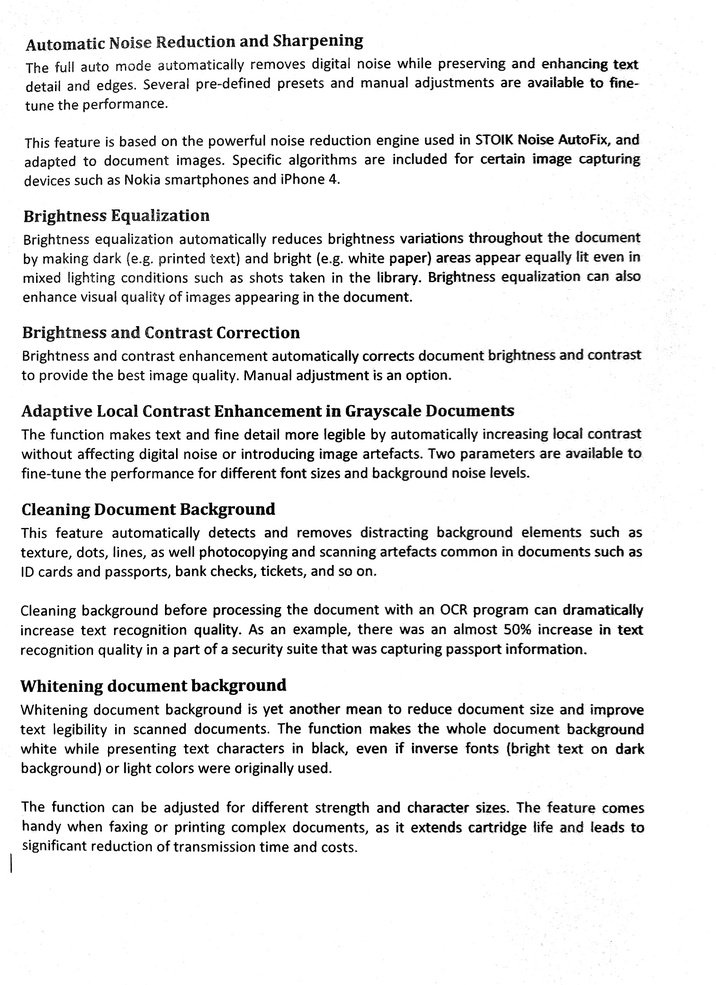
#> input picture data/test.jpg, 716 x 985 px, shrunk from 1822 x 2507 before the run, found by its file name
$ python doc_extractor.py   (older library calls are emulated)
#> lines starting #> are read from the running program, lines starting #| are printed output that depends on the picture; after the words box and inside, x2 and y2 are one past the last pixel; in counts of white or black regions, pixels touching at a corner belong together
### src/binarizer.py
import os
import cv2
import numpy as np

def otsu_binarize(image):
    _, output_image = cv2.threshold(image, 0, 255, cv2.THRESH_BINARY + cv2.THRESH_OTSU)
    return output_image

# [9 lines left out: functions erode, preprocess, not called in this run]

def process(image):
    return otsu_binarize(image)

# [6 lines left out: function main, not called in this run]

# [2 lines that do not run on import are left out]

### src/doc_extractor.py
import os
import cv2
import numpy as np
import binarizer
import imutils

def extract_external_contour(image):
    contours = cv2.findContours(image, cv2.RETR_EXTERNAL, cv2.CHAIN_APPROX_NONE)
    contours = contours[0] if imutils.is_cv2() else contours[1]
    return max(contours, key=cv2.contourArea)

def contour_bounding_box(c):
    left = tuple(c[c[:, :, 0].argmin()][0])
    top = tuple(c[c[:, :, 1].argmin()][0])
    right = tuple(c[c[:, :, 0].argmax()][0])
    bottom = tuple(c[c[:, :, 1].argmax()][0])
    return left, top, right, bottom

def mask_image(image, contour):
    left, top, right, bottom = contour_bounding_box(contour)
    min_x, min_y = left[0], top[1]
    max_x, max_y = right[0], bottom[1]
    return image[min_y:max_y, min_x:max_x]

def process(image):
    text_contour = extract_external_contour(image)
    text_image = mask_image(image, text_contour)
    return text_image

def _show_image(image):
    cv2.imshow('image', image)
    cv2.waitKey(0)
    cv2.destroyAllWindows()

def main():
    input_image = cv2.imread('./data/test.jpg', cv2.IMREAD_GRAYSCALE)
#> input_image is the input picture: shape (985, 716); min 0, max 255, mean 233.2
    input_image = cv2.medianBlur(input_image, 3)
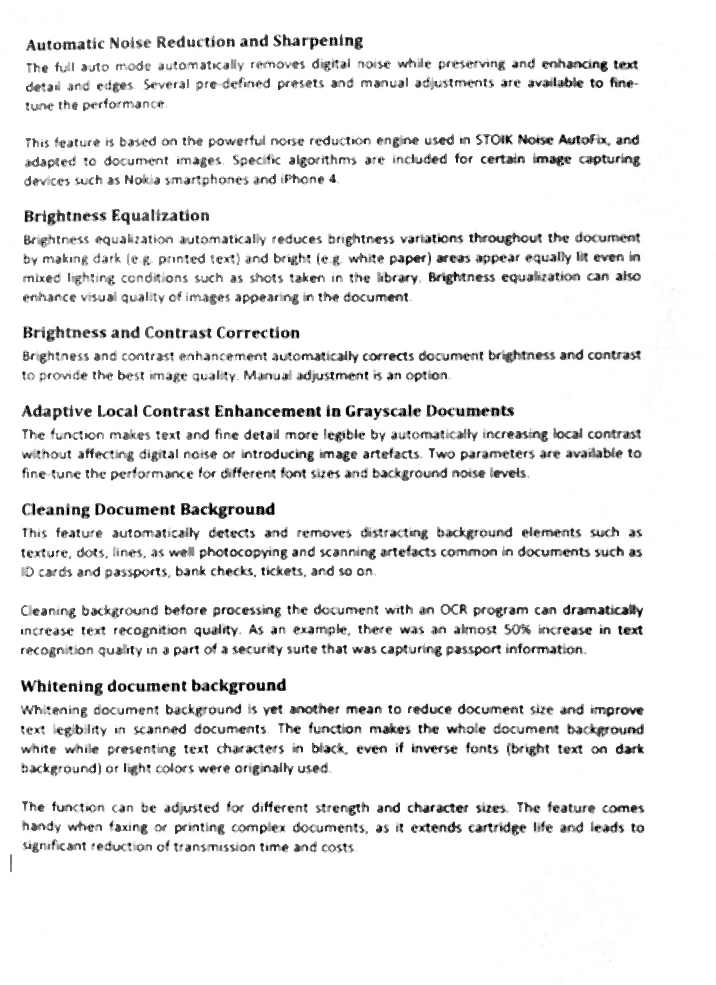
#> input_image: shape (985, 716); min 0, max 255, mean 237
    input_image = binarizer.process(input_image)
#> in otsu_binarize, `_, output_image = cv2.threshold(image, 0, 255, cv2.THRESH_BINARY + cv2..`:
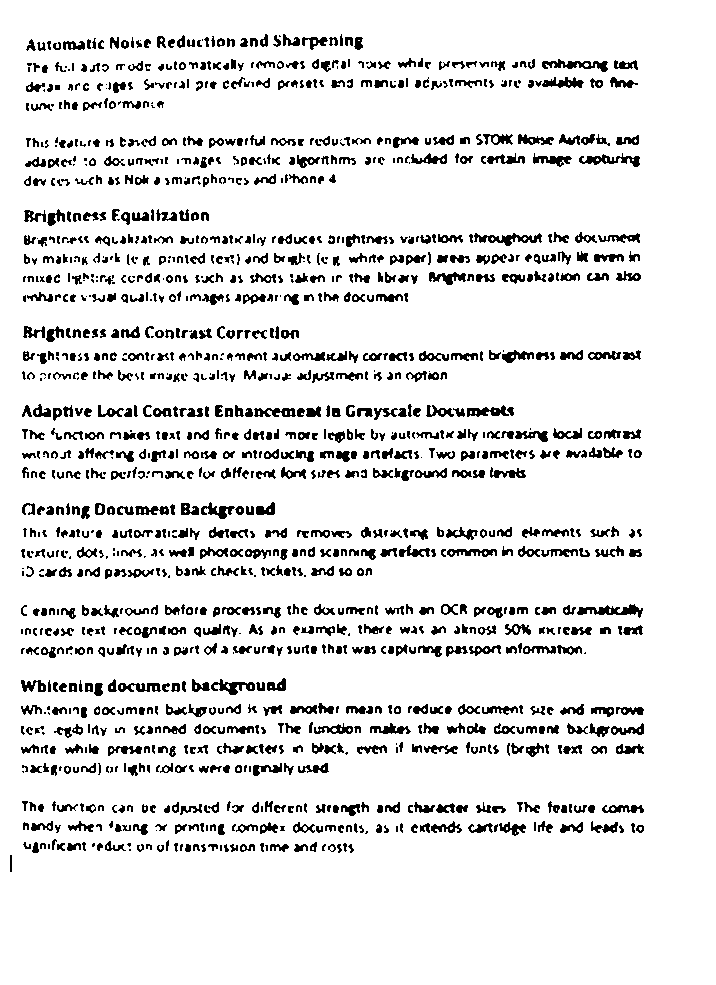
#> output_image: shape (985, 716); 89.8% white; 1399 black regions (242 under 20 px), largest, box (x1, y1, x2, y2) and area: (577, 604, 643, 618) 417, (474, 233, 542, 246) 396, (542, 59, 608, 72) 380
    input_image = cv2.bitwise_not(input_image)

    kernel = np.ones((51, 51) , np.uint8)
    input_image = cv2.dilate(input_image, kernel, iterations = 1)
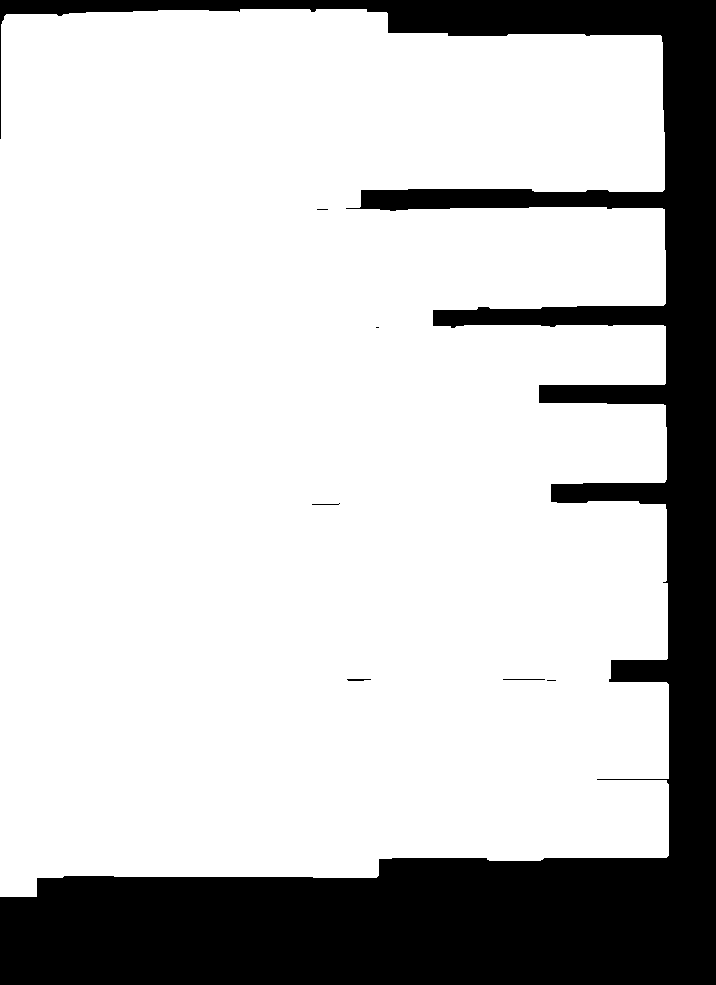
#> input_image: shape (985, 716); 78% white; 7 black regions (3 under 20 px)
    _show_image(input_image)

    output_image = process(input_image)
#> in extract_external_contour, `contours = cv2.findContours(image, cv2.RETR_EXTERNAL, cv2.CHAIN_APPROX..`: contours = 1 contour; box (x1, y1, x2, y2) and area: (0, 9, 669, 897) 548092
#> in process, `text_contour = extract_external_contour(image)`: text_contour = contour of 4915 points, box (x1, y1, x2, y2) (0, 9, 669, 897), area 548092
#> in contour_bounding_box, `left = tuple(c[c[:, :, 0].argmin()][0])`: left = (0, 139)
#> in contour_bounding_box, `top = tuple(c[c[:, :, 1].argmin()][0])`: top = (240, 9)
#> in contour_bounding_box, `right = tuple(c[c[:, :, 0].argmax()][0])`: right = (668, 855)
#> in contour_bounding_box, `bottom = tuple(c[c[:, :, 1].argmax()][0])`: bottom = (0, 896)
#> in mask_image, `left, top, right, bottom = contour_bounding_box(contour)`: left = (0, 139); top = (240, 9); right = (668, 855); bottom = (0, 896)
#> in mask_image, `min_x, min_y = left[0], top[1]`: min_x = 0; min_y = 9
#> in mask_image, `max_x, max_y = right[0], bottom[1]`: max_x = 668; max_y = 896
#> in mask_image, `return image[min_y:max_y, min_x:max_x]`:
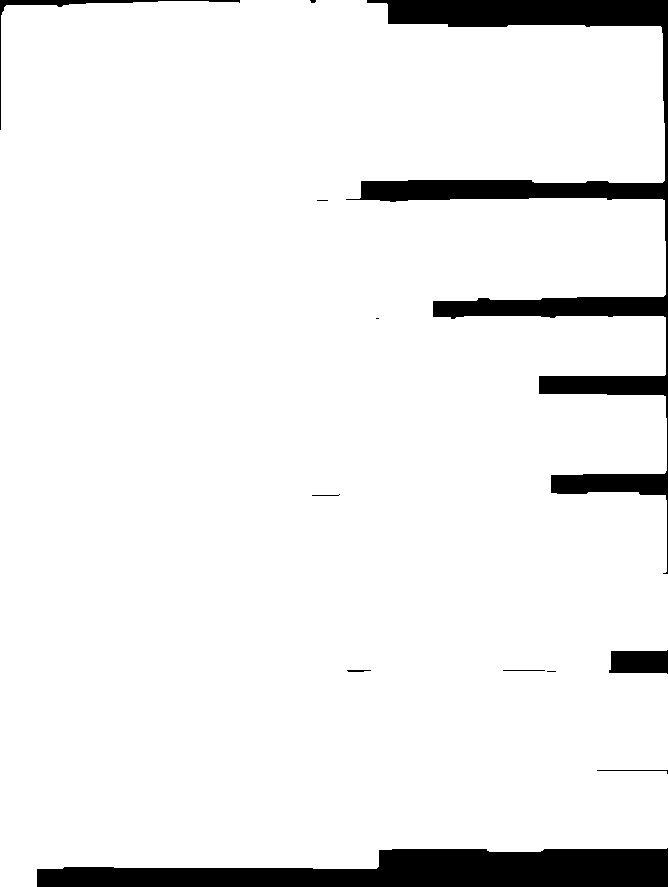
#> returned value: shape (887, 668); 92.9% white; 12 black regions (4 under 20 px), largest, box (x1, y1, x2, y2) and area: (346, 0, 668, 574) 22675, (37, 848, 668, 887) 17264, (609, 650, 668, 674) 1262

    _show_image(output_image)

if __name__ == '__main__':
    main()

$ run again, with data/calibri_12.jpg copied over data/test.jpg
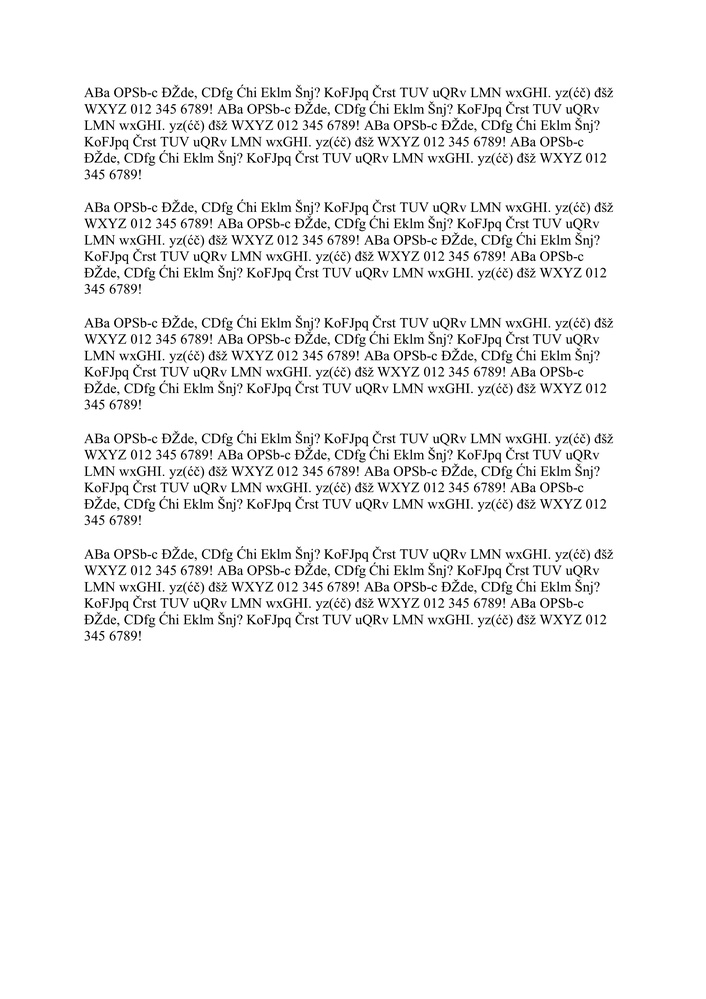
#> input picture data/calibri_12.jpg, 706 x 999 px, shrunk from 2479 x 3508 before the run, found by its file name
#> in main, input_image is the input picture: shape (999, 706); min 0, max 255, mean 242.8
#> output_image: shape (999, 706); 93.6% white; black in thin lines or dots, all inside (x1, y1, x2, y2) = (85, 85, 613, 641)
#> in main, `input_image = cv2.dilate(input_image, kernel, iterations = 1)`:
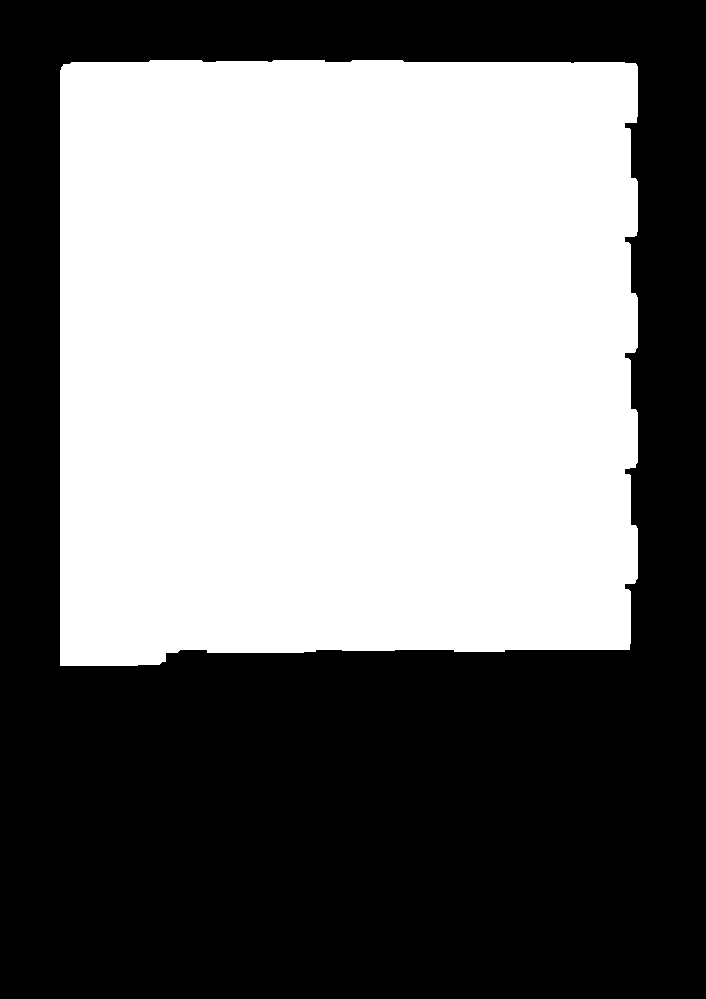
#> input_image: shape (999, 706); 48.2% white; 1 white region
#> contours = 1 contour; box (x1, y1, x2, y2) and area: (60, 60, 638, 666) 338870
#> text_contour = contour of 2423 points, box (x1, y1, x2, y2) (60, 60, 638, 666), area 338870
#> in contour_bounding_box, `left = tuple(c[c[:, :, 0].argmin()][0])`: left = (60, 70)
#> in contour_bounding_box, `top = tuple(c[c[:, :, 1].argmin()][0])`: top = (150, 60)
#> in contour_bounding_box, `right = tuple(c[c[:, :, 0].argmax()][0])`: right = (637, 578)
#> in contour_bounding_box, `bottom = tuple(c[c[:, :, 1].argmax()][0])`: bottom = (60, 665)
#> in mask_image, `left, top, right, bottom = contour_bounding_box(contour)`: left = (60, 70); top = (150, 60); right = (637, 578); bottom = (60, 665)
#> min_x = 60
#> max_x = 637; max_y = 665
#> in mask_image, `return image[min_y:max_y, min_x:max_x]`:
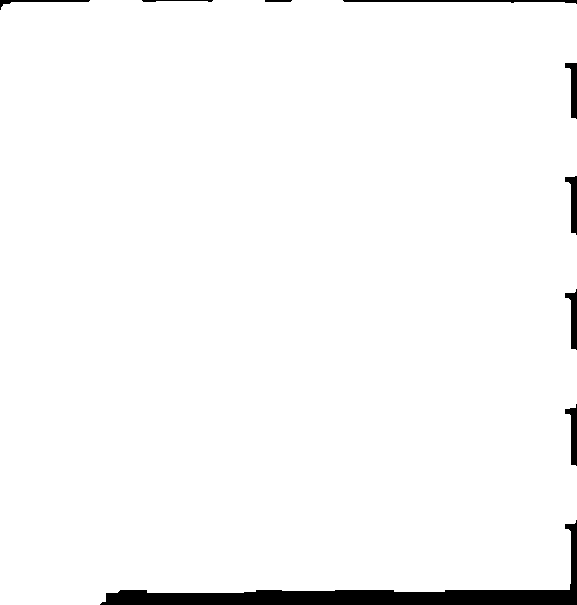
#> returned value: shape (605, 577); 97.3% white; 9 black regions, largest, box (x1, y1, x2, y2) and area: (100, 520, 577, 605) 7011, (343, 0, 577, 4) 483, (565, 404, 577, 466) 379
